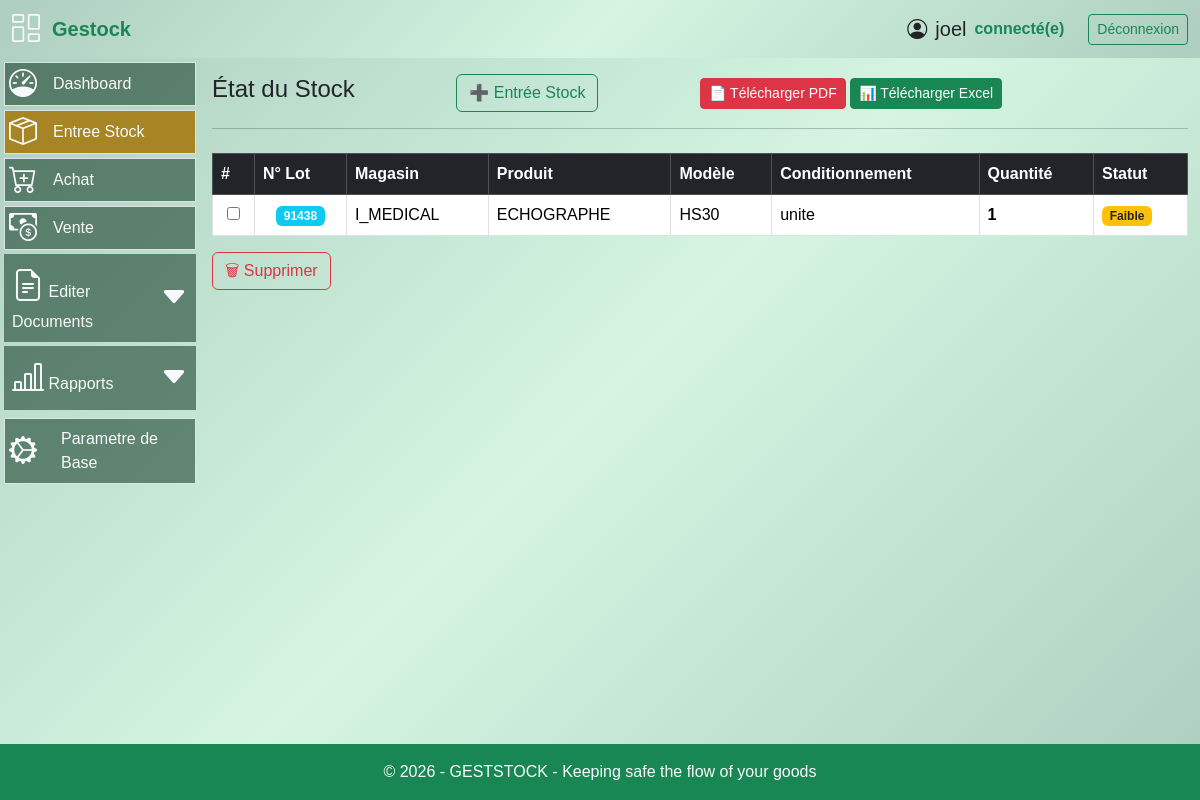
/stock (signed in), run on an earlier commit of the app's database.
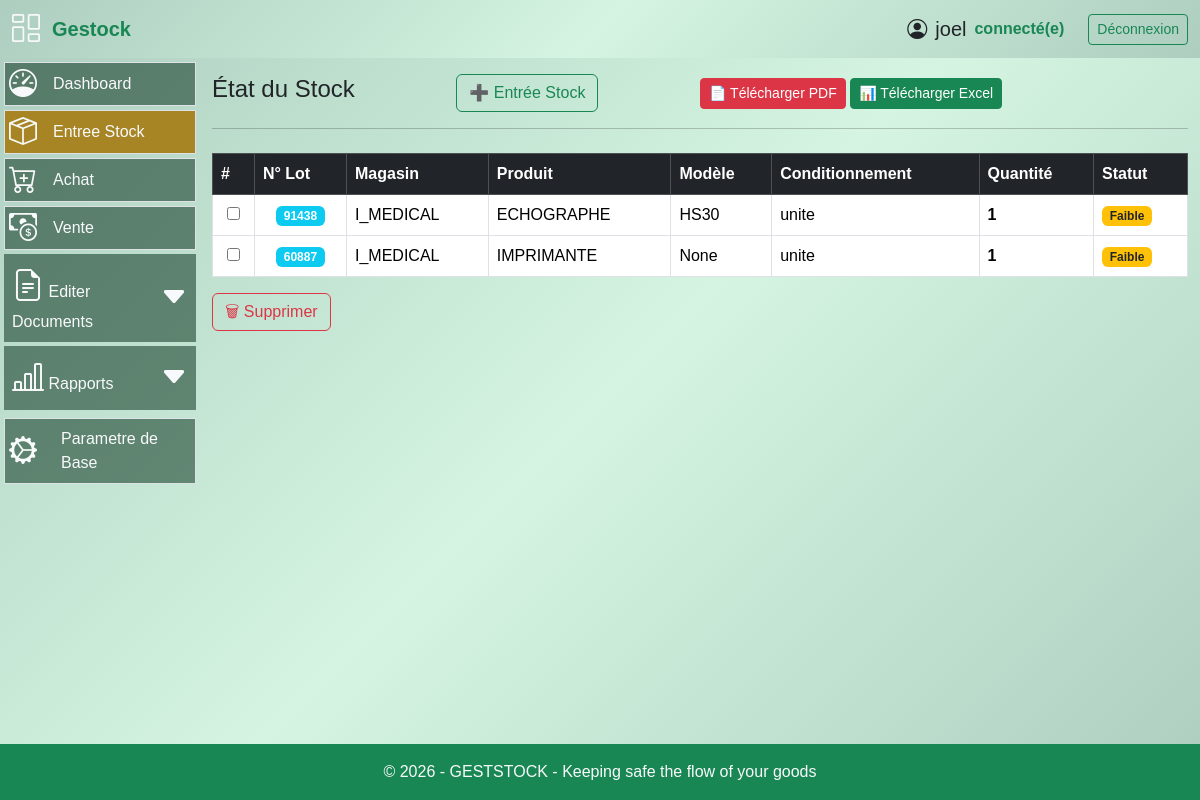
And on a later commit of the database.
### models.py (models this page shows, shortened)
class Stock(db.Model):
    id = db.Column(db.Integer, primary_key=True)
    produit_id = db.Column(
        db.Integer,
        db.ForeignKey("produit.id"),
        nullable=False
    )
    lignes_achat = db.relationship("LigneAchat", back_populates="stock")
    numero_lot = db.Column(db.String(100))
    quantite = db.Column(db.Integer, nullable=False, default=0)
    seuil_alerte = db.Column(db.Integer, default=5)
    date_creation = db.Column(db.DateTime(), default = datetime.utcnow, index = True)
    type_conditionnement = db.Column(
    db.Enum(
        TypeConditionnement,
        values_callable=lambda x: [e.value for e in x],
        name="typeconditionnement"
    ),
    nullable=False  # a remplacer par False apres render ok
    )
    magasin_id = db.Column(db.Integer, db.ForeignKey("magasin.id"), nullable=False)
    __table_args__ = (
    db.UniqueConstraint("produit_id", "magasin_id", "type_conditionnement", name="uix_stock_unique"),
)

class Magasin(db.Model):
    id = db.Column(db.Integer, primary_key=True)
    nom = db.Column(db.String(120), unique=True, nullable=False)
    stocks = db.relationship("Stock", backref="magasin", lazy=True)
    achats = db.relationship(
        "Achat",
        back_populates="magasin",
        cascade="all, delete-orphan"
    )

class Produit(db.Model):
    __tablename__ = "produit"
    id = db.Column(db.Integer, primary_key=True)
    nom_produit = db.Column(db.String(128), nullable=False, index=True)
    model = db.Column(db.String(128), index=True)
    marque = db.Column(db.String(128), index=True)
    code_produit = db.Column(db.String(256), unique=True, nullable=False)
    description = db.Column(db.Text)
    origine = db.Column(db.String(256))
    image = db.Column(db.String(255))
    stocks = db.relationship("Stock", backref="produit", lazy=True)
    lignes_bon_commande = db.relationship(
        "LigneBonCommande",
        back_populates="produit"
    )
    lignes_bon_livraison = db.relationship(
        "LigneBonLivraison",
        back_populates="produit"
    )
    lignes_achat = db.relationship(
        "LigneAchat",
        back_populates="produit",
        cascade="all, delete-orphan"
    )

### routes.py (the view)
@app.route("/stock", methods=["GET"])
@login_required
def etat_stock():
    produits_all = Produit.query.order_by(Produit.nom_produit).all()
    magasins = Magasin.query.order_by(Magasin.nom).all()
    stocks = (
        Stock.query
        .join(Produit)
        .filter(Stock.quantite > 0)
        .all()
    )
    return render_template(
        "ajout_stock.html",   # ta page unique
        stocks=stocks,
        produits_all=produits_all,
        magasins=magasins
    )

### app.py (called while the page is built)
@app.after_request
def close_db_connection(response):
    try:
        db.session.close()
    except:
        pass
    return response

### routes.py (called while the page is built)
@app.after_request
def disable_cache(response):
    response.headers["Cache-Control"] = "no-store, no-cache, must-revalidate, private"
    response.headers["Pragma"] = "no-cache"
    response.headers["Expires"] = "0"
    return response

@login_manager.user_loader
def load_user(user_id):
    return User.query.get(int(user_id))

@app.context_processor
def utility_processor():
    def is_active(prefix):
        return request.endpoint and prefix in request.endpoint
    return dict(is_active=is_active)

### templates/ajout_stock.html (shortened to what this page needs)
{% extends "base.html" %}
{% block content %}
<div class="py-3">
  <div class="col-12 d-flex justify-content-between align-items-center">
    <h4>État du Stock</h4>
    <button class="btn btn-outline-success"
            data-bs-toggle="modal"
            data-bs-target="#addAchatModal">
      ➕ Entrée Stock
    </button>
    <div class="col-6">
      <a href="{{ url_for('etat_stock_pdf') }}" class="btn btn-danger btn-sm" target="_blank">
      📄 Télécharger PDF
      </a>
      <a href="{{ url_for('etat_stock_excel') }}" class="btn btn-success btn-sm">
          📊 Télécharger Excel
      </a>
    </div>
  </div>
  <hr>
  {% if stocks %}
  <form action="{{ url_for('delete_lot') }}" method="post">
    <div class="table-responsive" style="max-height: 330px; overflow-y: auto;">
      <table class="table w-100 caption-top table-bordered px-1 align-middle table-responsive my-2">
        <thead class="table-dark">
          <tr>
            <th>#</th>
            <th>N° Lot</th>
            <th>Magasin</th>
            <th>Produit</th>
            <th>Modèle</th>
            <th>Conditionnement</th>
            <th>Quantité</th>
            <th>Statut</th>
          </tr>
        </thead>
        <tbody>
        {% for s in stocks %}
          <tr class="stock-row"
              data-id="{{ s.id }}"
              data-magasin="{{ s.magasin.id }}"
              data-produit="{{ s.produit.id }}"
              data-quantite="{{ s.quantite }}"
              data-model="{{s.produit.model}}"
              data-conditionnement="{{ s.type_conditionnement.value }}"
              data-numero-lot="{{ s.numero_lot }}"
              style="cursor:pointer">
            <td class="text-center align-middle">
              <input type="checkbox"
                     name="stock_ids[]"
                     value="{{ s.id }}">
            </td>
            <td class="text-center align-middle">
              <span class="badge bg-info">{{ s.numero_lot }}</span>
            </td>
            <td>{{ s.magasin.nom }}</td>
            <td>{{ s.produit.nom_produit }}</td>
            <td>{{ s.produit.model }}</td>
            <td>{{ s.type_conditionnement.value }}</td>
            <td class="fw-bold">{{ s.quantite }}</td>
            <td>
              {% if s.quantite == 0 %}
                <span class="badge bg-danger">Rupture</span>
              {% elif s.quantite < s.seuil_alerte %}
                <span class="badge bg-warning text-dark">Faible</span>
              {% else %}
                <span class="badge bg-success">Disponible</span>
              {% endif %}
            </td>
          </tr>
        {% endfor %}
        </tbody>
      </table>
    </div>
    <button type="submit"
            class="btn btn-outline-danger mt-2"
            onclick="return confirm('Supprimer les éléments sélectionnés ?')">
      🗑 Supprimer
    </button>
  </form>
  {% else %}
    <div class="alert alert-warning text-center mt-3">
      Aucun produit en stock pour le moment.
    </div>
  {% endif %}
</div>
{% endblock %}

What changed in the data, as far as the page shows it:
added Stock: numero_lot "60887", magasin.nom "I_MEDICAL", produit.nom_produit "IMPRIMANTE", produit.model "None", type_conditionnement.value "unite", quantite "1", seuil_alerte "Faible"
